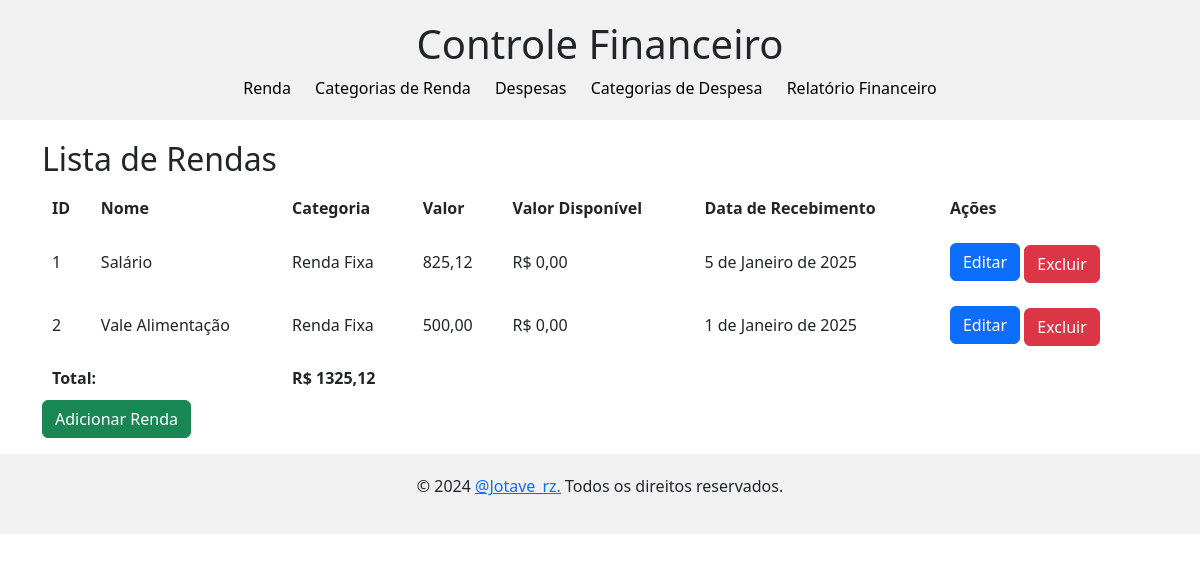
The page /renda/ on the database as committed earlier.
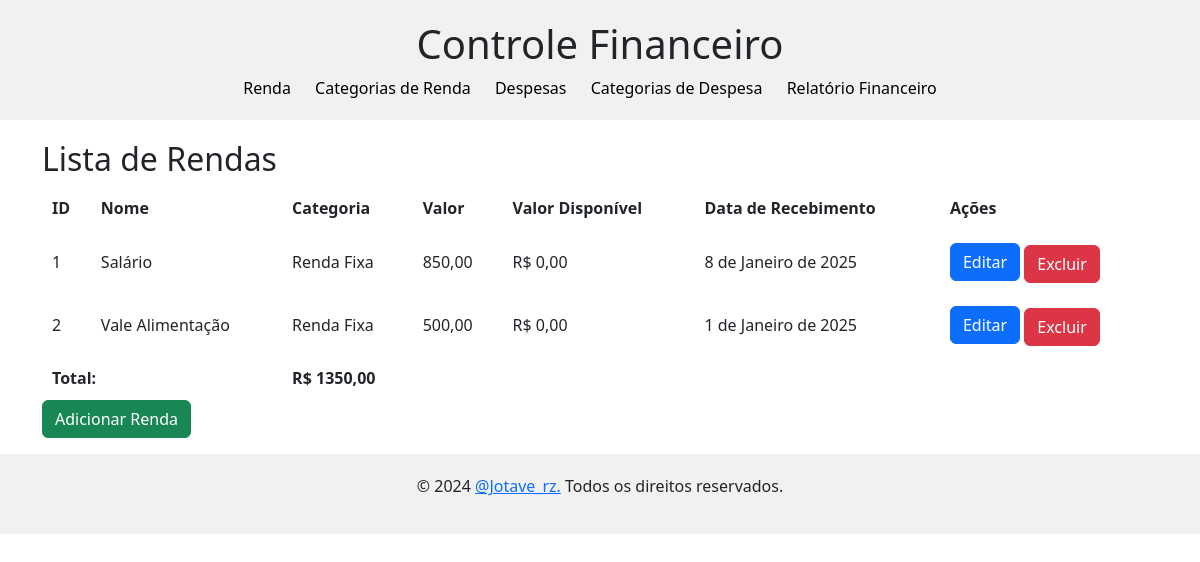
The same page on the database as committed later.
### renda/models.py (models this page shows, shortened)
class Renda(models.Model):
    nome = models.CharField(max_length=100, verbose_name="Nome da Renda")
    categoria = models.ForeignKey('categoria_renda.CategoriaRenda', on_delete=models.SET_NULL, null=True)
    valor = models.DecimalField(max_digits=10, decimal_places=2, verbose_name="Valor")
    valor_disponivel = models.DecimalField(max_digits=10, decimal_places=2, verbose_name="Valor Disponível", default=0.00)
    data_recebimento = models.DateField(verbose_name="Data de Recebimento")

### categoria_renda/models.py (models this page shows)
class CategoriaRenda(models.Model):
    nome = models.CharField(max_length=100, unique=True)
    def __str__(self):
        return self.nome

### renda/views.py (the view)
# urls.py: path('', RendaListView.as_view(), name='renda-list'),
class RendaListView(ListView):
    model = Renda
    template_name = 'renda_list.html'
    def get_context_data(self, **kwargs):
        context = super().get_context_data(**kwargs)
        context['soma_rendas'] = Renda.objects.aggregate(total=Sum('valor'))['total'] or 0
        return context

### renda/templates/renda_list.html (shortened to what this page needs)
{% extends 'base.html' %}
{% block body %}
<h2>Lista de Rendas</h2>
<table>
    <thead>
        <tr>
            <th>ID</th>
            <th>Nome</th>
            <th>Categoria</th>
            <th>Valor</th>
            <th>Valor Disponível</th>
            <th>Data de Recebimento</th>
            <th>Ações</th>
        </tr>
    </thead>
    <tbody>
        {% for renda in object_list %}
        <tr>
            <td>{{ renda.id }}</td>
            <td>{{ renda.nome }}</td>
            <td>{{ renda.categoria }}</td>
            <td>{{ renda.valor }}</td>
            <td>R$ {{ renda.valor_disponivel }}</td>
            <td>{{ renda.data_recebimento }}</td>
            <td>
                <button type="button" class="btn btn-primary">
                    <a href="{% url 'renda-update' renda.id %}" style="text-decoration: none; color: white;">Editar</a>
                </button>
                <button type="button" class="btn btn-danger" style="margin-top: 5px;">
                    <a href="{% url 'renda-delete' renda.id %}" style="text-decoration: none; color: white;">Excluir</a>
                </button>
            </td>
        </tr>
        {% empty %}
        <tr>
            <td colspan="5">Nenhuma renda encontrada.</td>
        </tr>
        {% endfor %}
    </tbody>
    <tfoot>
        <tr>
            <td colspan="2"><strong>Total:</strong></td>
            <td colspan="3"><strong>R$ {{ soma_rendas|floatformat:2 }}</strong></td>
        </tr>
    </tfoot>
</table>
<button type="button" class="btn btn-success">
    <a href="{% url 'renda-create' %}" style="text-decoration: none; color: white;">Adicionar Renda</a>
</button>
{% endblock %}

Rows that differ between the two databases and show on the page:
changed Renda "Salário": valor "825,12" → "850,00"; data_recebimento "5 de Janeiro de 2025" → "8 de Janeiro de 2025"
Other text that changed with them:
{{ soma_rendas|floatformat:2 }}: "1325,12" → "1350,00"
